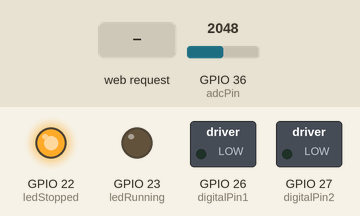
Bench run of a sketch on a simulated ESP32. Shown: switched loads named in the sketch (green lamp = pin HIGH), output pins drawn as LEDs (lit = HIGH). Dashed ring = blinking. Inputs (shaded band) come from the test bench; at power-on: GPIO 36 (adcPin) = 2048. WiFi joins after 1.5 s; servers stay silent unless stated; what the sketch prints to the serial monitor is not drawn.

Above: at 3.0 s.
3.1 s: HTTP request GET /update received
At 3.57 s:
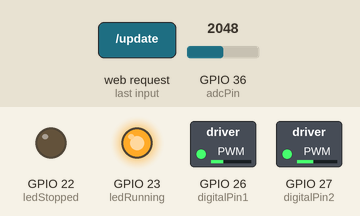
6.1 s: HTTP request GET /update?duty=1 received
At 7.85 s:
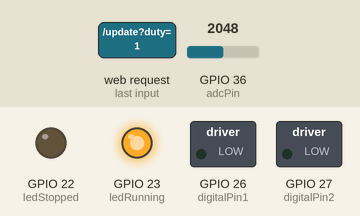
9.1 s: GPIO 36 (adcPin) set to 491
12.1 s: HTTP request GET /update?frequency=120 received
At 12.36 s:
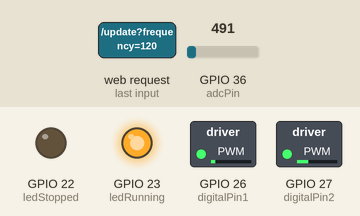
15.1 s: HTTP request GET /update?frequency=1 received
18.1 s: HTTP request GET /update?duty=120 received
At 19.85 s:
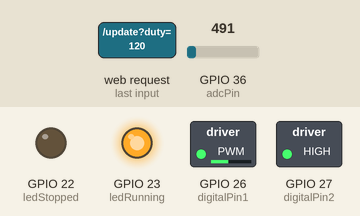
Timing chart, 0 to 22.1 s (numbered marks = the images above; inputs shaded):
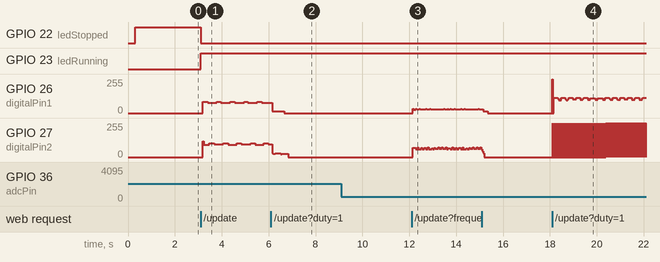

Measured:
- after the input at 3.1 s, GPIO 22 (ledStopped): HIGH → LOW at once; GPIO 23 (ledRunning): LOW → HIGH at once; GPIO 26 (digitalPin1): alternates 85/255 for 0.20 s and 77/255 for 0.40 s, starting after 0.09 s
- after the input at 18.1 s, GPIO 27 (digitalPin2): alternates 255/255 for 0.01 s and 0/255 for 0.01 s, starting at once

The sketch:

ProyectoElec1.ino
```cpp
#include <WiFi.h>
#include <WebServer.h>
#include <ESPmDNS.h>

// ---------------------------------------------------------
// 1. WiFi credentials
// ---------------------------------------------------------
const char* ssid     = "FES-ELEC";
const char* password = "ITBA1234";

// ---------------------------------------------------------
// 2. Web server on port 80
// ---------------------------------------------------------
WebServer server(80);

// ---------------------------------------------------------
// 3. Pins
// ---------------------------------------------------------
const int digitalPin1 = 26;    // Salida 1 hacia L298N
const int digitalPin2 = 27;    // Salida 2 hacia L298N

const int ledRunning  = 23;    // LED encendido cuando está funcionando
const int ledStopped  = 22;    // LED encendido cuando está detenido

// Pin ADC para medir 0–3.3 V
const int adcPin      = 36;    // GPIO36 = ADC1_CH0 (recomendado con WiFi)

// Parámetros actualizables desde la web
volatile int   freqValue    = 50;       // Hz
volatile int   dutyValue    = 67;       // %
volatile float periodSec    = 1.0f / 50.0f;  // Periodo en segundos

volatile float maxTimeSec   = 3.0f;     // Tiempo máximo
volatile int   maxCycles    = 0;        // Cantidad máxima de ciclos
volatile int   cycleCounter = 0;        // Contador

volatile int   voltaje      = 0;
volatile int   voltajeMax   = 0;

volatile bool runWaveform  = false;
volatile bool updateSignal = false;

// ---------------------------------------------------------
// HTML Webpage (tu HTML original)
// ---------------------------------------------------------
String webpage() {
  String html;
  html  = "<!DOCTYPE html>\n";
  html += "<html>\n<head>\n<title>ESP32 Control</title>\n";
  html += "<style>\nbody { font-family: Arial; margin: 40px; }\n";
  html += ".slider { width: 300px; }\n</style>\n</head>\n<body>\n";
  html += "<h2>ESP32 Frequency, Duty & Time Control</h2>\n";

  html += "<form action=\"/update\">\n";

  html += "<label>Frequency (50 - 200 Hz): </label><br>\n";
  html += "<input type=\"range\" name=\"frequency\" min=\"50\" max=\"200\" value=\"50\" class=\"slider\">\n";
  html += "<span id=\"freqOut\">50</span> Hz<br><br>\n";

  html += "<label>Duty cycle (10 - 90 %): </label><br>\n";
  html += "<input type=\"range\" name=\"duty\" min=\"10\" max=\"90\" value=\"67\" class=\"slider\">\n";
  html += "<span id=\"dutyOut\">67</span> %<br><br>\n";

  html += "<label>Max time (10 - 30 s): </label><br>\n";
  html += "<input type=\"range\" name=\"maxtime\" min=\"10\" max=\"30\" value=\"10\" class=\"slider\">\n";
  html += "<span id=\"timeOut\">10</span> s<br><br><br>\n";

  html += "<input type=\"submit\" value=\"SEND\">\n";
  html += "</form>\n";

  // Mostrar voltaje máximo medido
  html += "<h3>Voltaje maximo medido: " + String(voltajeMax) + " V</h3>\n";

  html += "<script>\n";
  html += "const sliders = document.querySelectorAll(\"input[type=range]\");\n";
  html += "sliders.forEach(sl => {\n";
  html += "  sl.oninput = () => {\n";
  html += "    if (sl.name === \"frequency\") {\n";
  html += "      document.getElementById(\"freqOut\").innerHTML = sl.value;\n";
  html += "    }\n";
  html += "    if (sl.name === \"duty\") {\n";
  html += "      document.getElementById(\"dutyOut\").innerHTML = sl.value;\n";
  html += "    }\n";
  html += "    if (sl.name === \"maxtime\") {\n";
  html += "      document.getElementById(\"timeOut\").innerHTML = sl.value;\n";
  html += "    }\n";
  html += "  };\n";
  html += "});\n";
  html += "</script>\n";

  html += "</body>\n</html>\n";
  return html;
}

// ---------------------------------------------------------
// Web Handlers
// ---------------------------------------------------------
void handleRoot() {
  server.send(200, "text/html", webpage());
}

void handleUpdate() {
  if (server.hasArg("frequency")) freqValue = server.arg("frequency").toInt();
  if (server.hasArg("duty"))      dutyValue = server.arg("duty").toInt();
  if (server.hasArg("maxtime"))   maxTimeSec = server.arg("maxtime").toFloat();

  // Límites
  if (freqValue < 50)  freqValue = 50;
  if (freqValue > 200) freqValue = 200;

  if (dutyValue < 10)  dutyValue = 10;
  if (dutyValue > 90)  dutyValue = 90;

  if (maxTimeSec < 10.0f) maxTimeSec = 10.0f;
  if (maxTimeSec > 30.0f) maxTimeSec = 30.0f;

  // Recalcular periodo
  periodSec = 1.0f / (float)freqValue;
  maxCycles = (int)(maxTimeSec * freqValue) * 1.1f;
  if (maxCycles < 1) maxCycles = 1;

  cycleCounter = 0;
  voltajeMax   = 0;
  runWaveform  = true;
  updateSignal = true;

  digitalWrite(ledRunning, HIGH);
  digitalWrite(ledStopped, LOW);

  Serial.println("----- UPDATE RECEIVED -----");
  Serial.printf("Frequency: %d Hz -> Period %.3f ms\n", freqValue, periodSec * 1000);
  Serial.printf("Duty: %d %%\n", dutyValue);
  Serial.printf("MaxTime: %.1f s -> MaxCycles %d\n", maxTimeSec, maxCycles);

  server.send(200, "text/html",
    "<h2>Values updated!</h2>"
    "<p>Generation started.</p>"
    "<a href=\"/\">Back</a>"
  );
}

// ---------------------------------------------------------
// Waveform Task (tu lógica original intacta)
// ---------------------------------------------------------
void waveformTask(void* parameter) {
  while (true) {
    if (!runWaveform) {
      digitalWrite(digitalPin1, LOW);
      digitalWrite(digitalPin2, LOW);
      digitalWrite(ledRunning, LOW);
      digitalWrite(ledStopped, HIGH);
      vTaskDelay(10);
      continue;
    }

    if (updateSignal) {
      updateSignal = false;
      Serial.println("Restarting waveform with new settings...");
    }

    digitalWrite(ledRunning, HIGH);
    digitalWrite(ledStopped, LOW);

    float localPeriod = periodSec;
    int   localDuty   = dutyValue;
    int   localMaxCycles = maxCycles;

    if (localDuty < 1)   localDuty = 1;
    if (localDuty > 99)  localDuty = 99;

    float dutyFrac = localDuty / 100.0f;

    float onTimeSec  = dutyFrac * localPeriod / 2.0f;
    float offTimeSec = (1.0f - dutyFrac) * localPeriod / 2.0f;

    TickType_t onTicks  = max(1, (int)((onTimeSec  * 1000) / portTICK_PERIOD_MS));
    TickType_t offTicks = max(1, (int)((offTimeSec * 1000) / portTICK_PERIOD_MS));

    digitalWrite(digitalPin1, LOW);
    digitalWrite(digitalPin2, LOW);
    vTaskDelay(offTicks);
    if (updateSignal) continue;

    digitalWrite(digitalPin1, HIGH);
    digitalWrite(digitalPin2, LOW);
    vTaskDelay(onTicks);
    if (updateSignal) continue;

    digitalWrite(digitalPin1, LOW);
    digitalWrite(digitalPin2, LOW);
    vTaskDelay(offTicks);
    if (updateSignal) continue;

    digitalWrite(digitalPin1, LOW);
    digitalWrite(digitalPin2, HIGH);
    vTaskDelay(onTicks);
    if (updateSignal) continue;

    cycleCounter++;

    int lectura = analogRead(adcPin);
    voltaje = lectura * 3.3 / (255 * 1.34);
    if (voltaje > voltajeMax) voltajeMax = voltaje;

    Serial.printf("ADC raw: %d -> voltaje %d V\n", lectura, voltaje);

    if (voltaje > 35) {
      Serial.println("Overvoltage >35V. STOP.");
      runWaveform = false;
      continue;
    }

    if (cycleCounter >= localMaxCycles) {
      Serial.printf("Max cycles reached: %d\n", cycleCounter);
      runWaveform = false;
      continue;
    }

    vTaskDelay(1);
  }
}

// ---------------------------------------------------------
// Setup
// ---------------------------------------------------------
void setup() {
  Serial.begin(115200);
  delay(300);

  Serial.println("\nStarting ESP32...");

  pinMode(digitalPin1, OUTPUT);
  pinMode(digitalPin2, OUTPUT);

  pinMode(ledRunning, OUTPUT);
  pinMode(ledStopped, OUTPUT);

  pinMode(adcPin, INPUT);

  // Arranca detenido
  digitalWrite(ledRunning, LOW);
  digitalWrite(ledStopped, HIGH);

  // ------------------------------
  // W I F I   (DHCP + mDNS)
  // ------------------------------
  WiFi.mode(WIFI_STA);
  WiFi.begin(ssid, password);

  Serial.print("Connecting to WiFi");

  unsigned long startAttempt = millis();
  while (WiFi.status() != WL_CONNECTED && millis() - startAttempt < 15000) {
    Serial.print(".");
    delay(300);
  }

  if (WiFi.status() != WL_CONNECTED) {
    Serial.println("\nERROR: WiFi connection timed out.");
    return;
  }

  Serial.println("\nConnected!");
  Serial.print("IP Address: ");
  Serial.println(WiFi.localIP());

  // mDNS → esp32.local
  if (MDNS.begin("esp32")) {
    Serial.println("mDNS responder started: http://esp32.local/");
  } else {
    Serial.println("ERROR starting mDNS");
  }

  // Servidor web
  server.on("/", handleRoot);
  server.on("/update", handleUpdate);
  server.begin();
  Serial.println("Web server running...");

  // Task waveform
  xTaskCreatePinnedToCore(
    waveformTask,
    "Waveform",
    4096,
    NULL,
    1,
    NULL,
    1
  );
}

void loop() {
  server.handleClient();
}
```
